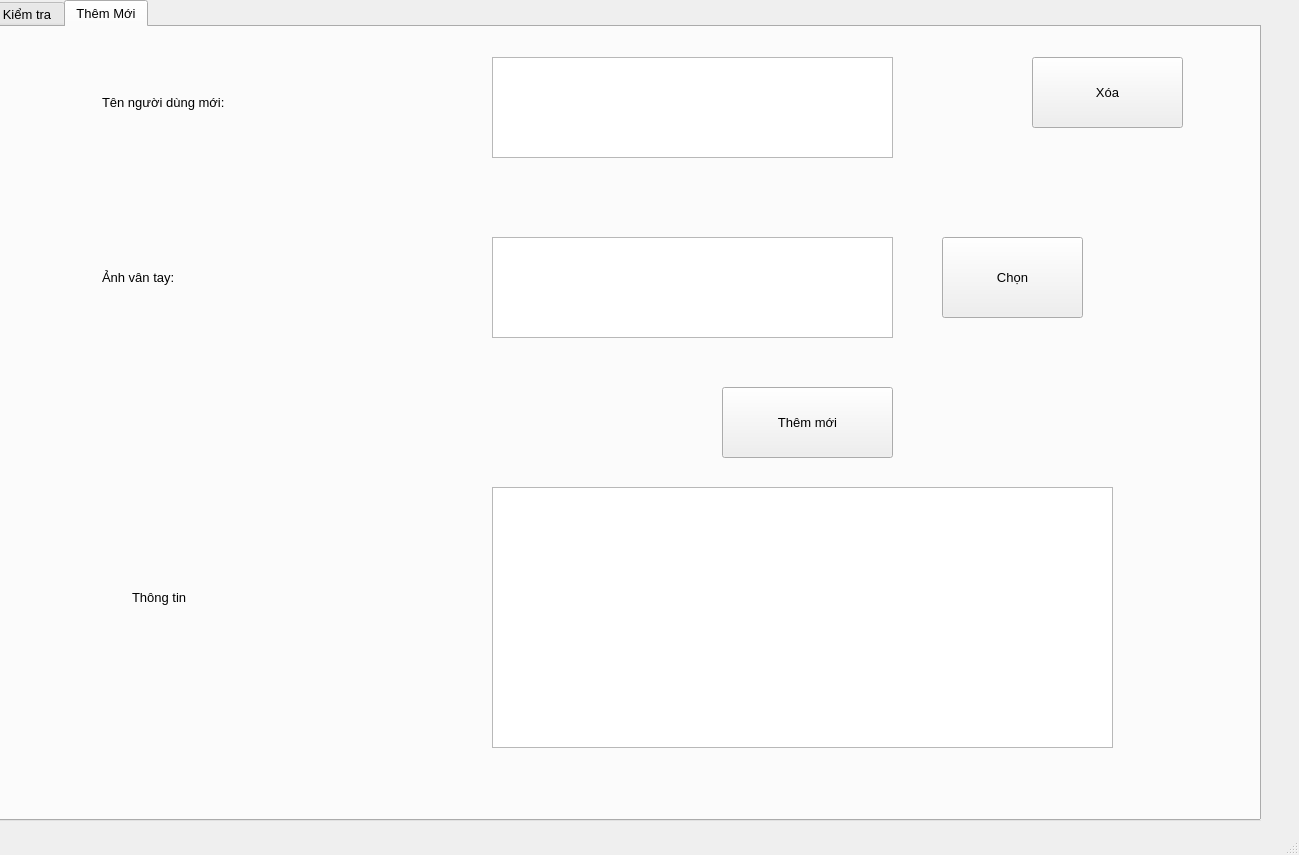
<?xml version="1.0" encoding="UTF-8"?>
<ui version="4.0">
 <class>MainWindow</class>
 <widget class="QMainWindow" name="MainWindow">
  <property name="geometry">
   <rect>
    <x>0</x>
    <y>0</y>
    <width>1299</width>
    <height>855</height>
   </rect>
  </property>
  <property name="windowTitle">
   <string>MainWindow</string>
  </property>
  <widget class="QWidget" name="centralwidget">
   <widget class="QTabWidget" name="tabWidget">
    <property name="geometry">
     <rect>
      <x>-10</x>
      <y>0</y>
      <width>1271</width>
      <height>821</height>
     </rect>
    </property>
    <property name="font">
     <font>
      <pointsize>10</pointsize>
     </font>
    </property>
    <property name="currentIndex">
     <number>1</number>
    </property>
    <widget class="QWidget" name="tabKiemTraVanTay">
     <attribute name="title">
      <string>Kiểm tra</string>
     </attribute>
     <widget class="QPlainTextEdit" name="txtID">
      <property name="geometry">
       <rect>
        <x>580</x>
        <y>90</y>
        <width>451</width>
        <height>79</height>
       </rect>
      </property>
     </widget>
     <widget class="QLabel" name="label">
      <property name="geometry">
       <rect>
        <x>160</x>
        <y>90</y>
        <width>221</width>
        <height>71</height>
       </rect>
      </property>
      <property name="text">
       <string>ID:</string>
      </property>
     </widget>
     <widget class="QLabel" name="label_2">
      <property name="geometry">
       <rect>
        <x>160</x>
        <y>230</y>
        <width>291</width>
        <height>71</height>
       </rect>
      </property>
      <property name="text">
       <string>Tên người dùng:</string>
      </property>
     </widget>
     <widget class="QLabel" name="label_3">
      <property name="geometry">
       <rect>
        <x>160</x>
        <y>410</y>
        <width>261</width>
        <height>71</height>
       </rect>
      </property>
      <property name="text">
       <string>Ảnh vân tay: </string>
      </property>
     </widget>
     <widget class="QPlainTextEdit" name="txtName">
      <property name="geometry">
       <rect>
        <x>580</x>
        <y>220</y>
        <width>451</width>
        <height>91</height>
       </rect>
      </property>
     </widget>
     <widget class="QPlainTextEdit" name="txtLinkFinger">
      <property name="geometry">
       <rect>
        <x>580</x>
        <y>400</y>
        <width>451</width>
        <height>101</height>
       </rect>
      </property>
     </widget>
     <widget class="QPushButton" name="btnLinkAnh">
      <property name="geometry">
       <rect>
        <x>1100</x>
        <y>420</y>
        <width>151</width>
        <height>81</height>
       </rect>
      </property>
      <property name="text">
       <string>Chọn</string>
      </property>
     </widget>
     <widget class="QPushButton" name="btnKiemTra">
      <property name="geometry">
       <rect>
        <x>860</x>
        <y>580</y>
        <width>161</width>
        <height>91</height>
       </rect>
      </property>
      <property name="text">
       <string>Kiểm tra</string>
      </property>
     </widget>
     <widget class="QPushButton" name="btnClear">
      <property name="geometry">
       <rect>
        <x>360</x>
        <y>580</y>
        <width>161</width>
        <height>91</height>
       </rect>
      </property>
      <property name="text">
       <string>Xóa</string>
      </property>
     </widget>
    </widget>
    <widget class="QWidget" name="tab_2">
     <attribute name="title">
      <string>Thêm Mới</string>
     </attribute>
     <widget class="QLabel" name="label_5">
      <property name="geometry">
       <rect>
        <x>110</x>
        <y>30</y>
        <width>301</width>
        <height>91</height>
       </rect>
      </property>
      <property name="text">
       <string>Tên người dùng mới:</string>
      </property>
     </widget>
     <widget class="QLabel" name="label_6">
      <property name="geometry">
       <rect>
        <x>110</x>
        <y>220</y>
        <width>201</width>
        <height>61</height>
       </rect>
      </property>
      <property name="text">
       <string>Ảnh vân tay: </string>
      </property>
     </widget>
     <widget class="QPlainTextEdit" name="txtAddLinkFinger">
      <property name="geometry">
       <rect>
        <x>500</x>
        <y>210</y>
        <width>401</width>
        <height>101</height>
       </rect>
      </property>
     </widget>
     <widget class="QPlainTextEdit" name="txtAddName">
      <property name="geometry">
       <rect>
        <x>500</x>
        <y>30</y>
        <width>401</width>
        <height>101</height>
       </rect>
      </property>
     </widget>
     <widget class="QPushButton" name="btnAddLinkFinger">
      <property name="geometry">
       <rect>
        <x>950</x>
        <y>210</y>
        <width>141</width>
        <height>81</height>
       </rect>
      </property>
      <property name="text">
       <string>Chọn</string>
      </property>
     </widget>
     <widget class="QPushButton" name="btnAddNew">
      <property name="geometry">
       <rect>
        <x>730</x>
        <y>360</y>
        <width>171</width>
        <height>71</height>
       </rect>
      </property>
      <property name="text">
       <string>Thêm mới</string>
      </property>
     </widget>
     <widget class="QTextBrowser" name="txtInfor">
      <property name="geometry">
       <rect>
        <x>500</x>
        <y>460</y>
        <width>621</width>
        <height>261</height>
       </rect>
      </property>
     </widget>
     <widget class="QLabel" name="label_7">
      <property name="geometry">
       <rect>
        <x>140</x>
        <y>540</y>
        <width>201</width>
        <height>61</height>
       </rect>
      </property>
      <property name="text">
       <string>Thông tin</string>
      </property>
     </widget>
     <widget class="QPushButton" name="btnAddClear">
      <property name="geometry">
       <rect>
        <x>1040</x>
        <y>30</y>
        <width>151</width>
        <height>71</height>
       </rect>
      </property>
      <property name="text">
       <string>Xóa</string>
      </property>
     </widget>
    </widget>
   </widget>
  </widget>
  <widget class="QStatusBar" name="statusbar"/>
 </widget>
 <resources/>
 <connections/>
</ui>
